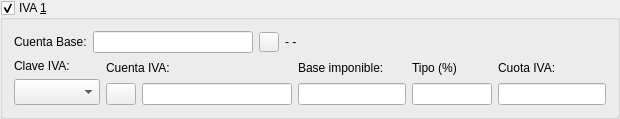
        <widget class="QGroupBox" name="groupBox">
         <property name="title">
          <string>IVA &amp;1</string>
         </property>
         <property name="checkable">
          <bool>true</bool>
         </property>
         <layout class="QVBoxLayout">
          <item>
           <layout class="QHBoxLayout">
            <item>
             <widget class="QLabel" name="textLabel1">
              <property name="lineWidth">
               <number>1</number>
              </property>
              <property name="text">
               <string>Cuenta Base:</string>
              </property>
              <property name="wordWrap">
               <bool>false</bool>
              </property>
             </widget>
            </item>
            <item>
             <widget class="QLineEdit" name="CtabaselineEdit">
              <property name="maximumSize">
               <size>
                <width>160</width>
                <height>16777215</height>
               </size>
              </property>
              <property name="maxLength">
               <number>40</number>
              </property>
             </widget>
            </item>
            <item>
             <widget class="QPushButton" name="ctabasepushButton">
              <property name="sizePolicy">
               <sizepolicy hsizetype="Minimum" vsizetype="Minimum">
                <horstretch>0</horstretch>
                <verstretch>0</verstretch>
               </sizepolicy>
              </property>
              <property name="minimumSize">
               <size>
                <width>15</width>
                <height>15</height>
               </size>
              </property>
              <property name="maximumSize">
               <size>
                <width>20</width>
                <height>20</height>
               </size>
              </property>
              <property name="text">
               <string/>
              </property>
              <property name="icon">
               <iconset resource="keme.qrc">
                <normaloff>:/iconos/graf/viewer.xpm</normaloff>:/iconos/graf/viewer.xpm</iconset>
              </property>
              <property name="autoDefault">
               <bool>true</bool>
              </property>
             </widget>
            </item>
            <item>
             <widget class="QLabel" name="basetextLabel">
              <property name="sizePolicy">
               <sizepolicy hsizetype="Expanding" vsizetype="Preferred">
                <horstretch>0</horstretch>
                <verstretch>0</verstretch>
               </sizepolicy>
              </property>
              <property name="text">
               <string>- -</string>
              </property>
              <property name="wordWrap">
               <bool>false</bool>
              </property>
             </widget>
            </item>
           </layout>
          </item>
          <item>
           <layout class="QHBoxLayout">
            <item>
             <layout class="QVBoxLayout">
              <item>
               <widget class="QLabel" name="TextLabel3">
                <property name="font">
                 <font>
                  <pointsize>9</pointsize>
                 </font>
                </property>
                <property name="text">
                 <string>Clave IVA:</string>
                </property>
                <property name="wordWrap">
                 <bool>false</bool>
                </property>
               </widget>
              </item>
              <item>
               <widget class="QComboBox" name="ClaveivacomboBox">
                <property name="font">
                 <font>
                  <pointsize>11</pointsize>
                 </font>
                </property>
               </widget>
              </item>
             </layout>
            </item>
            <item>
             <layout class="QVBoxLayout">
              <item>
               <widget class="QLabel" name="textLabel4">
                <property name="text">
                 <string>Cuenta IVA:</string>
                </property>
                <property name="wordWrap">
                 <bool>false</bool>
                </property>
               </widget>
              </item>
              <item>
               <layout class="QHBoxLayout">
                <item>
                 <widget class="QPushButton" name="ctaivapushButton">
                  <property name="sizePolicy">
                   <sizepolicy hsizetype="Preferred" vsizetype="Preferred">
                    <horstretch>0</horstretch>
                    <verstretch>0</verstretch>
                   </sizepolicy>
                  </property>
                  <property name="minimumSize">
                   <size>
                    <width>20</width>
                    <height>15</height>
                   </size>
                  </property>
                  <property name="maximumSize">
                   <size>
                    <width>30</width>
                    <height>30</height>
                   </size>
                  </property>
                  <property name="text">
                   <string/>
                  </property>
                  <property name="icon">
                   <iconset resource="keme.qrc">
                    <normaloff>:/iconos/graf/viewer.xpm</normaloff>:/iconos/graf/viewer.xpm</iconset>
                  </property>
                  <property name="autoDefault">
                   <bool>true</bool>
                  </property>
                 </widget>
                </item>
                <item>
                 <widget class="QLineEdit" name="CtaivalineEdit">
                  <property name="minimumSize">
                   <size>
                    <width>150</width>
                    <height>0</height>
                   </size>
                  </property>
                  <property name="maxLength">
                   <number>40</number>
                  </property>
                 </widget>
                </item>
               </layout>
              </item>
             </layout>
            </item>
            <item>
             <layout class="QVBoxLayout">
              <item>
               <widget class="QLabel" name="textLabel2">
                <property name="text">
                 <string>Base imponible:</string>
                </property>
                <property name="wordWrap">
                 <bool>false</bool>
                </property>
               </widget>
              </item>
              <item>
               <widget class="QLineEdit" name="baselineEdit"/>
              </item>
             </layout>
            </item>
            <item>
             <layout class="QVBoxLayout">
              <item>
               <widget class="QLabel" name="textLabel6">
                <property name="text">
                 <string>Tipo (%)</string>
                </property>
                <property name="wordWrap">
                 <bool>false</bool>
                </property>
               </widget>
              </item>
              <item>
               <widget class="QLineEdit" name="TipolineEdit">
                <property name="maximumSize">
                 <size>
                  <width>80</width>
                  <height>32767</height>
                 </size>
                </property>
                <property name="text">
                 <string/>
                </property>
                <property name="readOnly">
                 <bool>true</bool>
                </property>
               </widget>
              </item>
             </layout>
            </item>
            <item>
             <layout class="QVBoxLayout">
              <item>
               <widget class="QLabel" name="textLabel7">
                <property name="text">
                 <string>Cuota IVA:</string>
                </property>
                <property name="wordWrap">
                 <bool>false</bool>
                </property>
               </widget>
              </item>
              <item>
               <widget class="QLineEdit" name="CuotalineEdit">
                <property name="readOnly">
                 <bool>true</bool>
                </property>
               </widget>
              </item>
             </layout>
            </item>
           </layout>
          </item>
         </layout>
        </widget>
